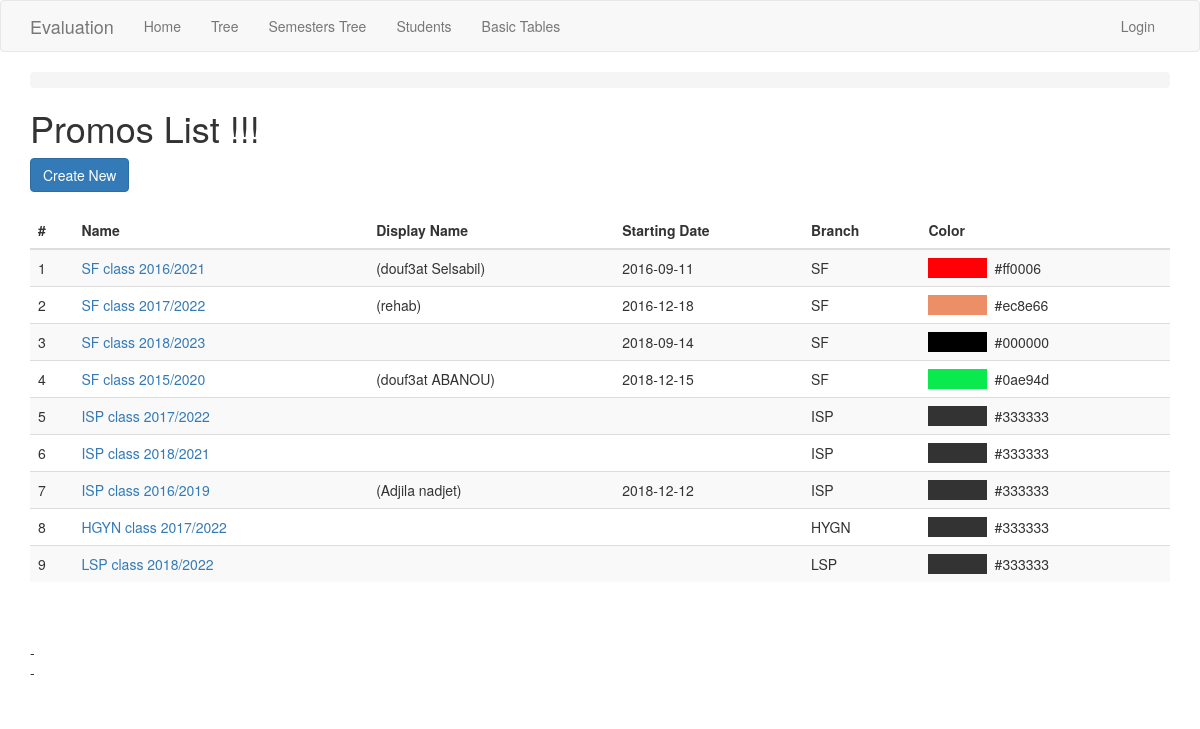
/promo/, run on an earlier commit of the app's database.
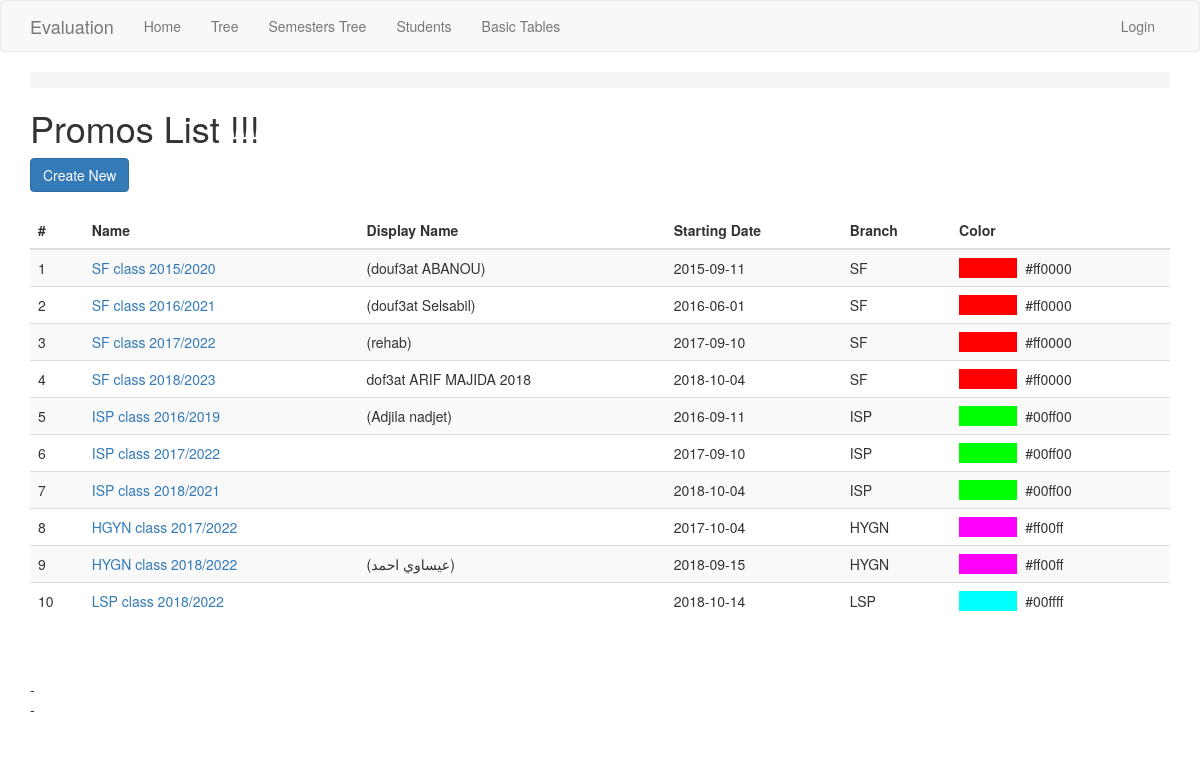
And on a later commit of the database.
### app/models.py (models this page shows, shortened)
class Promo(db.Model):
    id = db.Column(db.Integer, primary_key=True)
    name = db.Column(db.String(250), index=True, unique=True)
    display_name = db.Column(db.String(250))
    start_date = db.Column(db.Date)
    finish_date = db.Column(db.Date)
    color = db.Column(db.String(50))
    branch_id = db.Column(db.Integer, db.ForeignKey('branch.id'))
    sessions = db.relationship('Session', backref='promo')
    annual_session = db.relationship('AnnualSession', back_populates='promo')
    def get_color(self):
        return '#333333' if self.color == None or self.color == '' else self.color

class Branch(db.Model):
    id = db.Column(db.Integer, primary_key=True)
    name = db.Column(db.String(100), index=True, unique=True)
    description = db.Column(db.String(150))
    school_id = db.Column(db.Integer, db.ForeignKey('school.id'))
    students = db.relationship('Student', backref='branch')
    semesters = db.relationship('Semester', backref='branch')
    promos = db.relationship('Promo', backref='branch', order_by='Promo.start_date, Promo.name')

### app/routesBasicTables.py (the view)
@app.route('/promo/')
@register_breadcrumb(app, '.basic.promo', 'Promos')
def promo_index():
    promos = Promo.query.order_by(Promo.branch_id, Promo.start_date).all()
    return render_template('basic-forms/promo/index.html', title='Promos List', promos=promos)

### app/templates/basic-forms/promo/index.html (shortened to what this page needs)
{% extends "base.html" %}
{% block app_content %}
  <h1>Promos List !!!</h1>
  <div>
      <a class="btn btn-primary" href="{{ url_for('promo_create') }}">Create New</a>
  </div>
  <div>
      <table class="table table-striped">
      <thead>
        <tr>
          <th scope="col">#</th>
          <th scope="col">Name</th>
          <th scope="col">Display Name</th>
          <th scope="col">Starting Date</th>
          <th scope="col">Branch</th>
          <th scope="col">Color</th>
        </tr>
      </thead>
      <tbody>
      {% for promo in promos %}
        <tr>
          <td>{{loop.index}}</td>
          <td><a href="{{ url_for('promo_view', id=promo.id) }}">{{ promo.name }}</a></td>
          <td>{{ promo.display_name | replace("None", "") }}</td>
          <td>{{ promo.start_date | replace("None", "") }}</td>
          <td>{{ promo.branch.name | replace("None", "") }}</td>
          <td><span style="background-color: {{ promo.get_color() }};"
              >               </span>  {{ promo.get_color() }}
          </td>
        </tr>
      {% endfor %}
      </tbody>
    </table>
    - </br>
    - </br>
  </div>
{% endblock %}

### app/templates/base.html (shortened to what this page needs)
{% extends 'bootstrap/base.html' %}
{% block styles %}
{{super()}}
{% endblock %}
{% block navbar %}
  <nav class="navbar navbar-default">
    <div class="container">
        <div class="navbar-header">
            <a class="navbar-brand" href="">Evaluation</a>
        </div>
        <div class="collapse navbar-collapse" id="bs-example-navbar-collapse-1">
            <ul class="nav navbar-nav">
                <li><a href="{{ url_for('index') }}">Home</a></li>
                <li><a href="{{ url_for('tree') }}">Tree</a></li>
                <li><a href="{{ url_for('tree_semesters') }}">Semesters Tree</a></li>
                <li><a href="{{ url_for('student_index') }}">Students</a></li>
                <li><a href="{{ url_for('basic_index') }}">Basic Tables</a></li>
            </ul>
            <ul class="nav navbar-nav navbar-right">
                {% if current_user.is_anonymous %}
                <li><a href="{{ url_for('login') }}">Login</a></li>
                {% else %}
                <li><a href="">Profile</a></li>
                <li><a href="{{ url_for('logout') }}">Logout</a></li>
                {% endif %}
            </ul>
        </div>
    </div>
  </nav>
{% endblock %}
{% block content %}
    <div class="container">
        {% include '_breadcrumbs.html' %}
        {% block app_content %}{% endblock %}
    </div>
{% endblock %}

### app/templates/_breadcrumbs.html (shortened to what this page needs)
<ol class="breadcrumb">
</ol>

What changed in the data, as far as the page shows it:
changed Promo "SF class 2015/2020": start_date "2018-12-15" → "2015-09-11"; color "#0ae94d" → "#ff0000" (drawn); get_color "#0ae94d" → "#ff0000"; moves up the list
changed Promo "SF class 2016/2021": start_date "2016-09-11" → "2016-06-01"; color "#ff0006" → "#ff0000" (drawn); get_color "#ff0006" → "#ff0000"
changed Promo "SF class 2017/2022": start_date "2016-12-18" → "2017-09-10"; color "#ec8e66" → "#ff0000" (drawn); get_color "#ec8e66" → "#ff0000"
changed Promo: display_name (not shown) → "dof3at ARIF MAJIDA 2018"; start_date "2018-09-14" → "2018-10-04"; color "#000000" → "#ff0000" (drawn); get_color "#000000" → "#ff0000"
changed Promo "ISP class 2016/2019": start_date "2018-12-12" → "2016-09-11"; color empty → "#00ff00" (drawn); get_color "#333333" → "#00ff00"; moves up the list
changed Promo "ISP class 2017/2022": start_date (not shown) → "2017-09-10"; color empty → "#00ff00" (drawn); get_color "#333333" → "#00ff00"
changed Promo "ISP class 2018/2021": start_date (not shown) → "2018-10-04"; color empty → "#00ff00" (drawn); get_color "#333333" → "#00ff00"
changed Promo "HGYN class 2017/2022": start_date (not shown) → "2017-10-04"; color empty → "#ff00ff" (drawn); get_color "#333333" → "#ff00ff"
added Promo: name "HYGN class 2018/2022", display_name "(عيساوي احمد)", start_date "2018-09-15", branch.name "HYGN", get_color "#ff00ff"
changed Promo "LSP": start_date (not shown) → "2018-10-14"; color empty → "#00ffff" (drawn); get_color "#333333" → "#00ffff"
